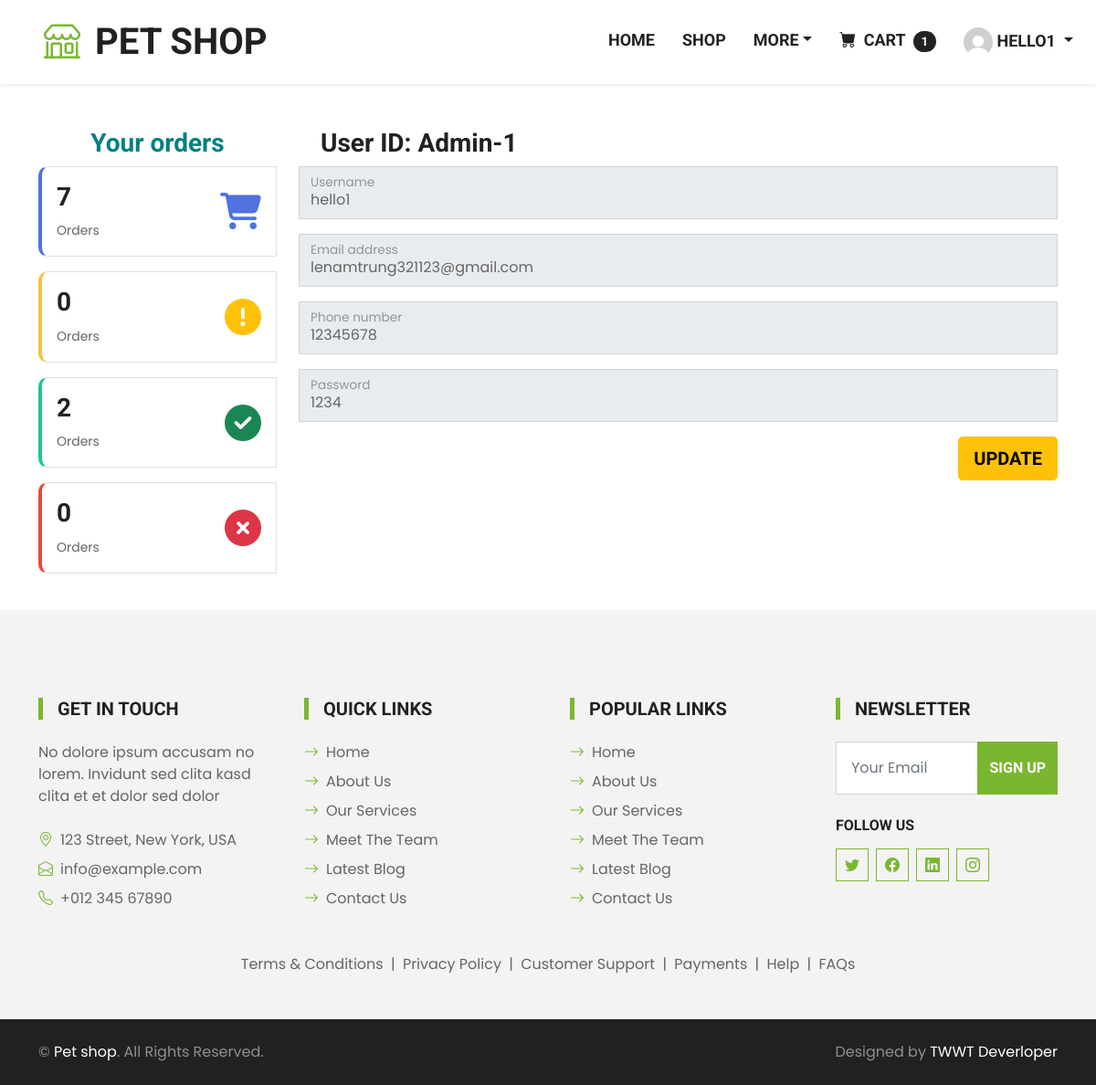
/information.php (signed in), run on the app's committed database.
### tables this page shows
CREATE TABLE `users` (
  `IDuser` int(11) NOT NULL,
  `username` varchar(200) NOT NULL,
  `password` varchar(200) NOT NULL,
  `email` varchar(400) NOT NULL,
  `phone` int(12) NOT NULL,
  `adress` text NOT NULL,
  `role` tinyint(1) NOT NULL
);

### backend/Database.php (called while the page is built, shortened)
<?php
class Database
{
    private $host = 'localhost';
    private $db_name = 'pet_shop';
    private $username = 'root';
    private $password = '';
    private $conn;
    public function __construct()
    {
        $this->conn = null;
        try {
            $this->conn = new PDO('mysql:host=' . $this->host . ';dbname=' . $this->db_name, $this->username, $this->password);
            $this->conn->setAttribute(PDO::ATTR_ERRMODE, PDO::ERRMODE_EXCEPTION);
        } catch (PDOException $e) {
            echo 'Connection Error: ' . $e->getMessage();
        }
    }
    public function slectUserById($id)
    {
        $sql = "SELECT * FROM users WHERE IDuser = :id";
        $stmt = $this->conn->prepare($sql);
        $stmt->bindParam(':id', $id);
        $stmt->execute();
        $result = $stmt->fetchAll(PDO::FETCH_ASSOC);
        return $result;
    }
    public function selectOrdersByUserId($id)
    {
        $sql = "SELECT * FROM donhang WHERE IDuser = :id";
        $stmt = $this->conn->prepare($sql);
        $stmt->bindParam(':id', $id);
        $stmt->execute();
        $result = $stmt->fetchAll(PDO::FETCH_ASSOC);
        return $result;
    }
    public function selectOrderByStatusAndUserId($status, $id)
    {
        $sql = "SELECT * FROM donhang WHERE trangthai = :status AND IDuser = :id";
        $stmt = $this->conn->prepare($sql);
        $stmt->bindParam(':status', $status);
        $stmt->bindParam(':id', $id);
        $stmt->execute();
        $result = $stmt->fetchAll(PDO::FETCH_ASSOC);
        return $result;
    }
}

### backend/Order.php (called while the page is built, shortened)
<?php
include_once(__DIR__ . '/Database.php');
class Order
{
    private $db;
    public function __construct()
    {
        $this->db = new Database();
    }
    public function countOrdersByUserId($id)
    {
        $result = $this->db->selectOrdersByUserId($id);
        return count($result);
    }
    public function countOrdersByUserIdAndStatus($id, $status)
    {
        $result = $this->db->selectOrderByStatusAndUserId($id, $status);
        return count($result);
    }
}

### backend/User.php (called while the page is built, shortened)
<?php
include_once(__DIR__ . '/Database.php');
class User {
    private $db;
    public function __construct() {
        $this->db = new Database();
    }
    public function selectUserByID($id) {
        $result = $this->db->slectUserById($id);
        return $result;
    }
}

### information.php (the view, shortened to what this page needs)
<?php include 'layouts/header.php'; ?>
<?php
include_once('backend/User.php');
include_once('backend/Order.php');
$order = new Order();
$user = new User();
$result = $user->selectUserByID($_SESSION['id']);
if ($result[0]['role'] == 1) {
    $role = 'Admin';
} else {
    $role = 'User';
}
$numOrders = $order->countOrdersByUserId($_SESSION['id']);
$status0 = $order->countOrdersByUserIdAndStatus($_SESSION['id'], 0);
$status1 = $order->countOrdersByUserIdAndStatus($_SESSION['id'], 1);
$status2 = $order->countOrdersByUserIdAndStatus($_SESSION['id'], 2);
?>
<section>
    <div class="container pt-5">
        <div class="row">
            <div class="col-md-3 order-md-1 col-lg-3 mb-4">
                <h3 class="mt-0 mb-2 text-center"> <span class="t2">
                        Your orders</span> </h3>
                <div class="card s1 mb-3">
                    <div class="card-body">
                        <div class="d-flex justify-content-between">
                            <div class="media-body text-start">
                                <h3>
                                    <?php echo ($numOrders) ?>
                                </h3>
                                <span class="small">Orders</span>
                            </div>
                            <div class="align-self-center">
                                <i class=" t1 fa-solid fa-cart-shopping float-start display-6"></i>
                            </div>
                        </div>
                    </div>
                </div>
                <div class="card s4 mb-3">
                    <div class="card-body">
                        <div class="d-flex justify-content-between">
                            <div class="media-body text-start">
                                <h3>
                                    <?php echo ($status0) ?>
                                </h3>
                                <span class="small">Orders</span>
                            </div>
                            <div class="align-self-center">
                                <i class="fa-solid text-warning fa-circle-exclamation float-start display-6"></i>
                            </div>
                        </div>
                    </div>
                </div>
                <div class="card s2 mb-3">
                    <div class="card-body">
                        <div class="d-flex justify-content-between">
                            <div class="media-body text-start">
                                <h3>
                                    <?php echo ($status1) ?>
                                </h3>
                                <span class="small">Orders</span>
                            </div>
                            <div class="align-self-center">
                                <i class="text-success fa-solid fa-circle-check float-start display-6"></i>
                            </div>
                        </div>
                    </div>
                </div>
                <div class="card s3 mb-3">
                    <div class="card-body">
                        <div class="d-flex justify-content-between">
                            <div class="media-body text-start">
                                <h3>
                                    <?php echo ($status2) ?>
                                </h3>
                                <span class="small">Orders</span>
                            </div>
                            <div class="align-self-center">
                                <i class="fa-solid text-danger fa-circle-xmark float-start display-6"></i>
                            </div>
                        </div>
                    </div>
                </div>
            </div>
            <div class="col-md-9 order-md-2 col-lg-9 mb-4">
                <div>
                    <h3 class="px-4 h3">User ID:
                        <?php echo ($role . "-" . $result[0]['IDuser']) ?>
                    </h3>
                    <div class="form-floating mb-3">
                        <input type="text" class="form-control" id="floatingInputUsername" placeholder="myusername"
                            name="username" value="<?php echo ($result[0]['username']) ?>" required readonly>
                        <label for="floatingInputUsername">Username</label>
                    </div>
                    <div class="form-floating mb-3">
                        <input type="email" class="form-control" id="floatingInputEmail" placeholder="name@example.com"
                            name="email" value="<?php echo ($result[0]['email']) ?>" required readonly>
                        <label for="floatingInputEmail">Email address</label>
                    </div>
                    <div class="form-floating mb-3">
                        <input type="number" class="form-control" id="floatingInputPhone" placeholder="1234567890"
                            name="phone" value="<?php echo ($result[0]['phone']) ?>" required readonly>
                        <label for="floatingInputPhone">Phone number</label>
                    </div>
                    <div class="form-floating mb-3">
                        <input type="text" class="form-control" id="floatingPassword" placeholder="Password"
                            name="password" value="<?php echo ($result[0]['password']) ?>" required readonly>
                        <label for="floatingPassword">Password</label>
                    </div>
                    <div class="mb-2">
                        <a class="btn btn-lg btn-warning btn-login fw-bold text-uppercase float-end" type="submit"
                            href=<?php echo ("update_user.php") ?>>Update</a>
                    </div>
                </div>
            </div>
        </div>
    </div>
</section>
<?php include 'layouts/footer.php'; ?>

### css/style.css (style rules this page uses)
:root { --primary: #7AB730; --secondary: #FFD33C; --light: #F3F3F3; --dark: #212121; }
.btn { font-family: 'Roboto', sans-serif; text-transform: uppercase; font-weight: 700; transition: .5s; }

### information.php (style rules this page uses)
.s1 { border-left: 0.3rem solid #4e73df; border-radius: 10px 0px 0px 10px; }
.s2 { border-left: 0.25rem solid #1cc88a; border-radius: 10px 0px 0px 10px; }
.s3 { border-left: 0.25rem solid #e74a3b; border-radius: 10px 0px 0px 10px; }
.s4 { border-left: 0.25rem solid #f6c23e; border-radius: 10px 0px 0px 10px; }
.t1 { --bs-text-opacity: 1; color: #4e73df !important; }
.t2 { --bs-text-opacity: 1; color: teal !important; }

### data on the page
users: role "Admin", IDuser "1", username "hello1", email "lenamtrung321123@gmail.com", phone "12345678", password "1234"

### other printed values
$_SESSION['cart'] "1"
$name "HELLO1"
$numOrders "7"
$status0 "0"
$status1 "2"
$status2 "0"
